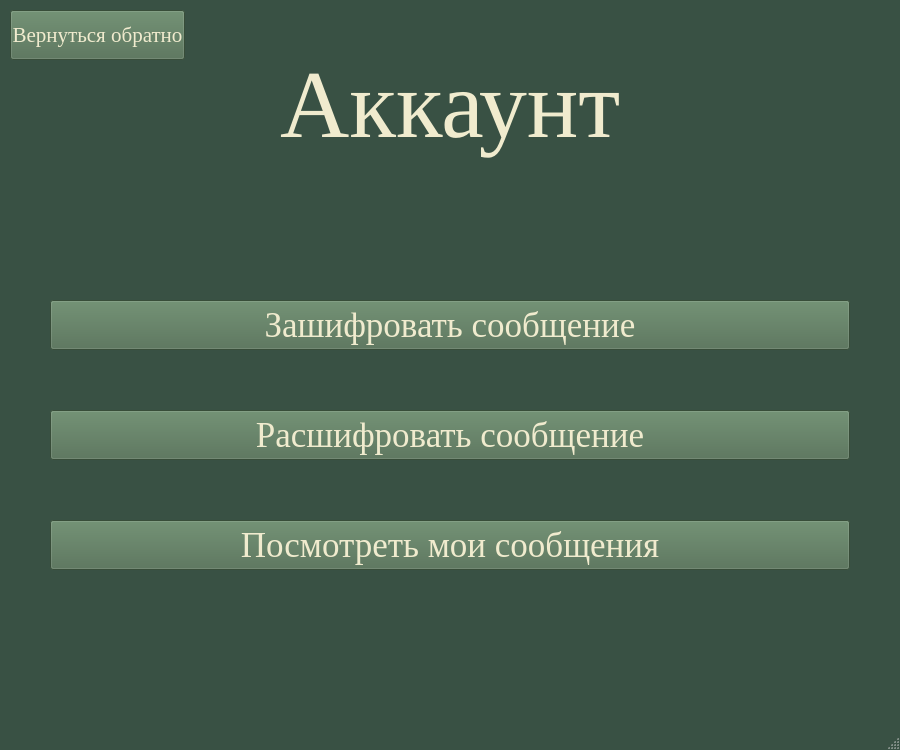
<?xml version="1.0" encoding="UTF-8"?>
<ui version="4.0">
 <class>USER</class>
 <widget class="QMainWindow" name="USER">
  <property name="geometry">
   <rect>
    <x>0</x>
    <y>0</y>
    <width>900</width>
    <height>750</height>
   </rect>
  </property>
  <property name="palette">
   <palette>
    <active>
     <colorrole role="WindowText">
      <brush brushstyle="SolidPattern">
       <color alpha="255">
        <red>240</red>
        <green>235</green>
        <blue>206</blue>
       </color>
      </brush>
     </colorrole>
     <colorrole role="Text">
      <brush brushstyle="SolidPattern">
       <color alpha="255">
        <red>240</red>
        <green>235</green>
        <blue>206</blue>
       </color>
      </brush>
     </colorrole>
     <colorrole role="Base">
      <brush brushstyle="SolidPattern">
       <color alpha="255">
        <red>255</red>
        <green>255</green>
        <blue>255</blue>
       </color>
      </brush>
     </colorrole>
     <colorrole role="Window">
      <brush brushstyle="SolidPattern">
       <color alpha="255">
        <red>57</red>
        <green>81</green>
        <blue>68</blue>
       </color>
      </brush>
     </colorrole>
     <colorrole role="PlaceholderText">
      <brush brushstyle="NoBrush">
       <color alpha="128">
        <red>240</red>
        <green>235</green>
        <blue>206</blue>
       </color>
      </brush>
     </colorrole>
    </active>
    <inactive>
     <colorrole role="WindowText">
      <brush brushstyle="SolidPattern">
       <color alpha="255">
        <red>240</red>
        <green>235</green>
        <blue>206</blue>
       </color>
      </brush>
     </colorrole>
     <colorrole role="Text">
      <brush brushstyle="SolidPattern">
       <color alpha="255">
        <red>240</red>
        <green>235</green>
        <blue>206</blue>
       </color>
      </brush>
     </colorrole>
     <colorrole role="Base">
      <brush brushstyle="SolidPattern">
       <color alpha="255">
        <red>255</red>
        <green>255</green>
        <blue>255</blue>
       </color>
      </brush>
     </colorrole>
     <colorrole role="Window">
      <brush brushstyle="SolidPattern">
       <color alpha="255">
        <red>57</red>
        <green>81</green>
        <blue>68</blue>
       </color>
      </brush>
     </colorrole>
     <colorrole role="PlaceholderText">
      <brush brushstyle="NoBrush">
       <color alpha="128">
        <red>240</red>
        <green>235</green>
        <blue>206</blue>
       </color>
      </brush>
     </colorrole>
    </inactive>
    <disabled>
     <colorrole role="WindowText">
      <brush brushstyle="SolidPattern">
       <color alpha="255">
        <red>120</red>
        <green>120</green>
        <blue>120</blue>
       </color>
      </brush>
     </colorrole>
     <colorrole role="Text">
      <brush brushstyle="SolidPattern">
       <color alpha="255">
        <red>120</red>
        <green>120</green>
        <blue>120</blue>
       </color>
      </brush>
     </colorrole>
     <colorrole role="Base">
      <brush brushstyle="SolidPattern">
       <color alpha="255">
        <red>57</red>
        <green>81</green>
        <blue>68</blue>
       </color>
      </brush>
     </colorrole>
     <colorrole role="Window">
      <brush brushstyle="SolidPattern">
       <color alpha="255">
        <red>57</red>
        <green>81</green>
        <blue>68</blue>
       </color>
      </brush>
     </colorrole>
     <colorrole role="PlaceholderText">
      <brush brushstyle="NoBrush">
       <color alpha="128">
        <red>240</red>
        <green>235</green>
        <blue>206</blue>
       </color>
      </brush>
     </colorrole>
    </disabled>
   </palette>
  </property>
  <property name="font">
   <font>
    <family>Times New Roman</family>
    <pointsize>20</pointsize>
   </font>
  </property>
  <property name="windowTitle">
   <string>Пользователь</string>
  </property>
  <widget class="QWidget" name="centralwidget">
   <widget class="QPushButton" name="pushButton_2">
    <property name="geometry">
     <rect>
      <x>50</x>
      <y>300</y>
      <width>800</width>
      <height>50</height>
     </rect>
    </property>
    <property name="font">
     <font>
      <family>Times New Roman</family>
      <pointsize>26</pointsize>
     </font>
    </property>
    <property name="styleSheet">
     <string notr="true">color: rgb(240, 235, 206);
background-color: rgb(78, 108, 80);</string>
    </property>
    <property name="text">
     <string>Зашифровать сообщение</string>
    </property>
   </widget>
   <widget class="QPushButton" name="pushButton_3">
    <property name="geometry">
     <rect>
      <x>50</x>
      <y>410</y>
      <width>800</width>
      <height>50</height>
     </rect>
    </property>
    <property name="font">
     <font>
      <family>Times New Roman</family>
      <pointsize>26</pointsize>
     </font>
    </property>
    <property name="styleSheet">
     <string notr="true">color: rgb(240, 235, 206);
background-color: rgb(78, 108, 80);</string>
    </property>
    <property name="text">
     <string>Расшифровать сообщение</string>
    </property>
   </widget>
   <widget class="QLabel" name="label">
    <property name="geometry">
     <rect>
      <x>280</x>
      <y>50</y>
      <width>340</width>
      <height>109</height>
     </rect>
    </property>
    <property name="font">
     <font>
      <family>Times New Roman</family>
      <pointsize>72</pointsize>
     </font>
    </property>
    <property name="text">
     <string>Аккаунт</string>
    </property>
   </widget>
   <widget class="QPushButton" name="pushButton">
    <property name="geometry">
     <rect>
      <x>10</x>
      <y>10</y>
      <width>175</width>
      <height>50</height>
     </rect>
    </property>
    <property name="palette">
     <palette>
      <active>
       <colorrole role="WindowText">
        <brush brushstyle="SolidPattern">
         <color alpha="255">
          <red>240</red>
          <green>235</green>
          <blue>206</blue>
         </color>
        </brush>
       </colorrole>
       <colorrole role="Button">
        <brush brushstyle="SolidPattern">
         <color alpha="255">
          <red>78</red>
          <green>108</green>
          <blue>80</blue>
         </color>
        </brush>
       </colorrole>
       <colorrole role="Text">
        <brush brushstyle="SolidPattern">
         <color alpha="255">
          <red>240</red>
          <green>235</green>
          <blue>206</blue>
         </color>
        </brush>
       </colorrole>
       <colorrole role="ButtonText">
        <brush brushstyle="SolidPattern">
         <color alpha="255">
          <red>240</red>
          <green>235</green>
          <blue>206</blue>
         </color>
        </brush>
       </colorrole>
       <colorrole role="Base">
        <brush brushstyle="SolidPattern">
         <color alpha="255">
          <red>78</red>
          <green>108</green>
          <blue>80</blue>
         </color>
        </brush>
       </colorrole>
       <colorrole role="Window">
        <brush brushstyle="SolidPattern">
         <color alpha="255">
          <red>78</red>
          <green>108</green>
          <blue>80</blue>
         </color>
        </brush>
       </colorrole>
       <colorrole role="PlaceholderText">
        <brush brushstyle="NoBrush">
         <color alpha="128">
          <red>240</red>
          <green>235</green>
          <blue>206</blue>
         </color>
        </brush>
       </colorrole>
      </active>
      <inactive>
       <colorrole role="WindowText">
        <brush brushstyle="SolidPattern">
         <color alpha="255">
          <red>240</red>
          <green>235</green>
          <blue>206</blue>
         </color>
        </brush>
       </colorrole>
       <colorrole role="Button">
        <brush brushstyle="SolidPattern">
         <color alpha="255">
          <red>78</red>
          <green>108</green>
          <blue>80</blue>
         </color>
        </brush>
       </colorrole>
       <colorrole role="Text">
        <brush brushstyle="SolidPattern">
         <color alpha="255">
          <red>240</red>
          <green>235</green>
          <blue>206</blue>
         </color>
        </brush>
       </colorrole>
       <colorrole role="ButtonText">
        <brush brushstyle="SolidPattern">
         <color alpha="255">
          <red>240</red>
          <green>235</green>
          <blue>206</blue>
         </color>
        </brush>
       </colorrole>
       <colorrole role="Base">
        <brush brushstyle="SolidPattern">
         <color alpha="255">
          <red>78</red>
          <green>108</green>
          <blue>80</blue>
         </color>
        </brush>
       </colorrole>
       <colorrole role="Window">
        <brush brushstyle="SolidPattern">
         <color alpha="255">
          <red>78</red>
          <green>108</green>
          <blue>80</blue>
         </color>
        </brush>
       </colorrole>
       <colorrole role="PlaceholderText">
        <brush brushstyle="NoBrush">
         <color alpha="128">
          <red>240</red>
          <green>235</green>
          <blue>206</blue>
         </color>
        </brush>
       </colorrole>
      </inactive>
      <disabled>
       <colorrole role="WindowText">
        <brush brushstyle="SolidPattern">
         <color alpha="255">
          <red>240</red>
          <green>235</green>
          <blue>206</blue>
         </color>
        </brush>
       </colorrole>
       <colorrole role="Button">
        <brush brushstyle="SolidPattern">
         <color alpha="255">
          <red>78</red>
          <green>108</green>
          <blue>80</blue>
         </color>
        </brush>
       </colorrole>
       <colorrole role="Text">
        <brush brushstyle="SolidPattern">
         <color alpha="255">
          <red>240</red>
          <green>235</green>
          <blue>206</blue>
         </color>
        </brush>
       </colorrole>
       <colorrole role="ButtonText">
        <brush brushstyle="SolidPattern">
         <color alpha="255">
          <red>240</red>
          <green>235</green>
          <blue>206</blue>
         </color>
        </brush>
       </colorrole>
       <colorrole role="Base">
        <brush brushstyle="SolidPattern">
         <color alpha="255">
          <red>78</red>
          <green>108</green>
          <blue>80</blue>
         </color>
        </brush>
       </colorrole>
       <colorrole role="Window">
        <brush brushstyle="SolidPattern">
         <color alpha="255">
          <red>78</red>
          <green>108</green>
          <blue>80</blue>
         </color>
        </brush>
       </colorrole>
       <colorrole role="PlaceholderText">
        <brush brushstyle="NoBrush">
         <color alpha="128">
          <red>240</red>
          <green>235</green>
          <blue>206</blue>
         </color>
        </brush>
       </colorrole>
      </disabled>
     </palette>
    </property>
    <property name="font">
     <font>
      <family>Times New Roman</family>
      <pointsize>16</pointsize>
     </font>
    </property>
    <property name="styleSheet">
     <string notr="true">color: rgb(240, 235, 206);
background-color: rgb(78, 108, 80);</string>
    </property>
    <property name="text">
     <string>Вернуться обратно</string>
    </property>
   </widget>
   <widget class="QPushButton" name="pushButton_4">
    <property name="geometry">
     <rect>
      <x>50</x>
      <y>520</y>
      <width>800</width>
      <height>50</height>
     </rect>
    </property>
    <property name="font">
     <font>
      <family>Times New Roman</family>
      <pointsize>26</pointsize>
     </font>
    </property>
    <property name="styleSheet">
     <string notr="true">color: rgb(240, 235, 206);
background-color: rgb(78, 108, 80);</string>
    </property>
    <property name="text">
     <string>Посмотреть мои сообщения</string>
    </property>
   </widget>
  </widget>
  <widget class="QMenuBar" name="menubar">
   <property name="geometry">
    <rect>
     <x>0</x>
     <y>0</y>
     <width>900</width>
     <height>37</height>
    </rect>
   </property>
  </widget>
  <widget class="QStatusBar" name="statusbar"/>
 </widget>
 <resources/>
 <connections/>
</ui>
